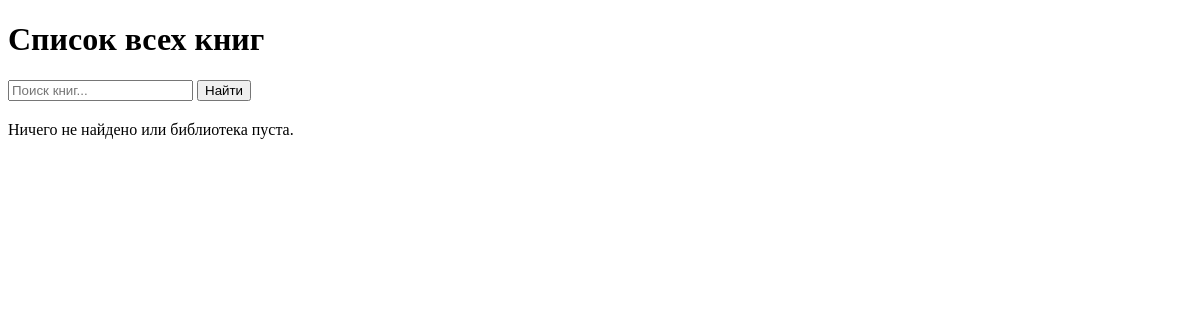
The app's page /, older data.
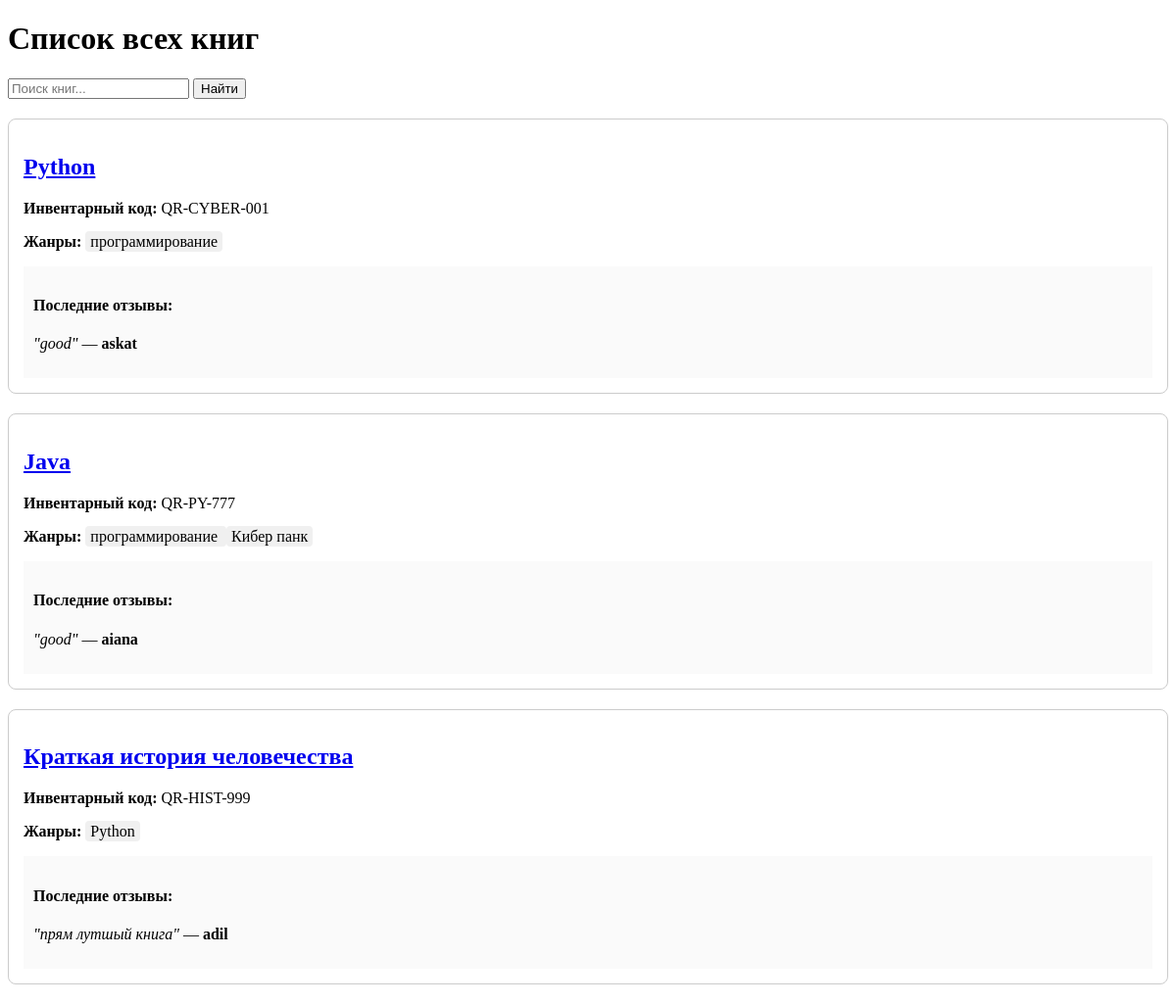
The same page, newer data.
### book/models.py (models this page shows, shortened)
class Book(models.Model):
    title = models.CharField(max_length=200, verbose_name="Название")
    description = models.TextField(verbose_name="Описание")
    publication_date = models.DateField(verbose_name="Дата публикации")
    price = models.DecimalField(max_digits=6, decimal_places=2, verbose_name="Цена")
    pages = models.IntegerField(verbose_name="Кол-во страниц")
    is_published = models.BooleanField(default=True, verbose_name="Опубликовано")
    created_at = models.DateTimeField(auto_now_add=True)
    updated_at = models.DateTimeField(auto_now=True)
    cover = models.ImageField(upload_to='covers/', blank=True, null=True, verbose_name="Обложка")
    genres = models.ManyToManyField(Genre, related_name="books", verbose_name="Жанры")

class BookCode(models.Model):
    code_number = models.CharField(max_length=50, unique=True, verbose_name="Инвентарный номер")
    book = models.OneToOneField(Book, on_delete=models.CASCADE, related_name="inventory_code")

class Genre(models.Model):
    name = models.CharField(max_length=100, verbose_name="Жанр")

class BookReview(models.Model):
    book = models.ForeignKey(Book, on_delete=models.CASCADE, related_name="reviews")
    author_name = models.CharField(max_length=100, verbose_name="Имя читателя")
    review_text = models.TextField(verbose_name="Текст отзыва")

### book/views.py (the view)
# urls.py: path('', book_list, name='book_list'),
def book_list(request):
    query = request.GET.get('q', '').strip()  # защита от None и пробелов
    books = Book.objects.all()
    if query:
        books = books.filter(
            Q(title__icontains=query) |
            Q(description__icontains=query)
        ).distinct()  # чтобы не было дубликатов
    return render(request, 'book/book_list.html', {
        'books': books,
        'query': query
    })

### book/templates/book/book_list.html (shortened to what this page needs)
<!DOCTYPE html>
<html lang="ru">
<head>
</head>
<body>
<h1>Список всех книг</h1>
<form method="get" style="margin-bottom: 20px;">
    <input type="text" name="q" placeholder="Поиск книг..." value="{{ query }}">
    <button type="submit">Найти</button>
</form>
{% for book in books %}
    <div style="border: 1px solid #ccc; padding: 15px; margin-bottom: 20px; border-radius: 8px;">
        <h2>
            <a href="{% url 'book_detail' book.pk %}">{{ book.title }}</a>
        </h2>
        <p><strong>Инвентарный код:</strong>
            {{ book.inventory_code.code_number|default:"Код не присвоен" }}
        </p>
        <p><strong>Жанры:</strong>
            {% for genre in book.genres.all %}
                <span style="background: #f0f0f0; padding: 2px 5px; border-radius: 4px;">
                    {{ genre.name }}
                </span>
            {% empty %}
                Жанры не указаны
            {% endfor %}
        </p>
        <div style="margin-top: 10px; background: #fafafa; padding: 10px;">
            <h4>Последние отзывы:</h4>
            {% for review in book.reviews.all %}
                <p>
                    <i>"{{ review.review_text }}"</i> —
                    <strong>{{ review.author_name }}</strong>
                </p>
            {% empty %}
                <p>Пока нет отзывов.</p>
            {% endfor %}
        </div>
    </div>
{% empty %}
    <p>Ничего не найдено или библиотека пуста.</p>
{% endfor %}
</body>
</html>

Row changes from the older to the newer data that the page shows:
added Book: title "Python", inventory_code.code_number "QR-CYBER-001"
added Genre: name "программирование"
added BookReview: review_text "good", author_name "askat", shown under "Python"
added Book: title "Java", inventory_code.code_number "QR-PY-777"
added Genre: name "Кибер панк", shown under "Java"
added BookReview: review_text "good", author_name "aiana", shown under "Java"
added Book: title "Краткая история человечества", inventory_code.code_number "QR-HIST-999"
added Genre: name "Python", shown under "Краткая история человечества"
added BookReview: review_text "прям лутшый книга", author_name "adil", shown under "Краткая история человечества"
Text that changed along with them:
text no longer shown: "Ничего не найдено или библиотека пуста."
